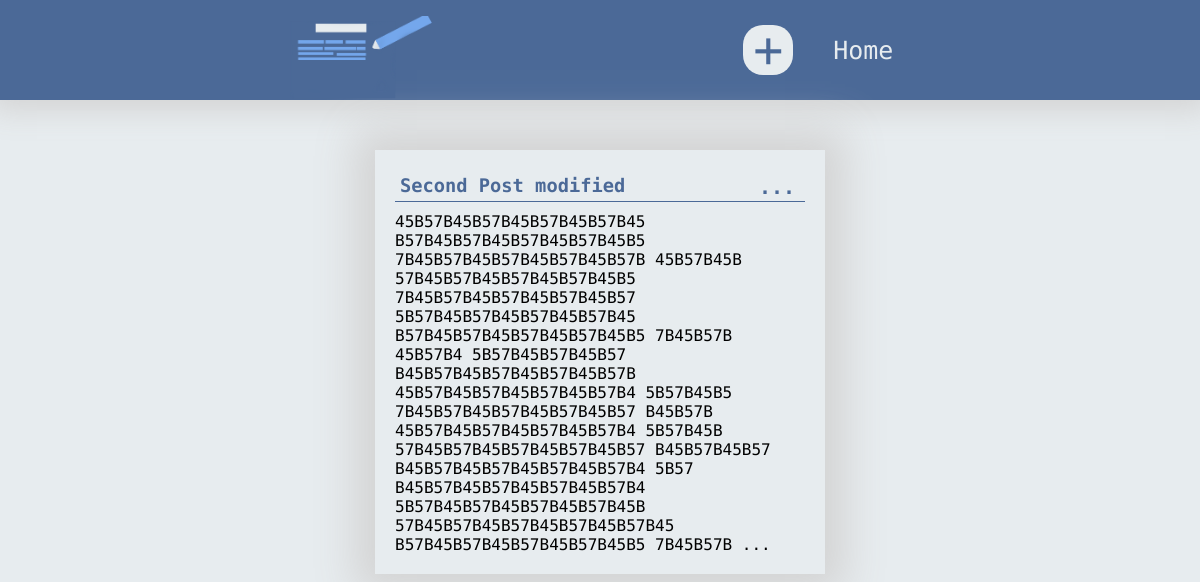
The app's page /note/11/ with its own data.
### notes_app/models.py (models this page shows, shortened)
class Note(models.Model):
	title = models.CharField(max_length = 30, default = 'untitled')
	content = models.TextField(null = False)

### notes_app/views.py (the view)
# urls.py: path('note/<int:id>', views.note, name = 'note-api')
def note(request, id):
	note = Note.objects.get(id = id)
	return render(request, 'note.html', {'note': note})

### notes_app/templates/note.html (shortened to what this page needs)
{% extends 'base.html' %}
{% block headers %}
	{% load static %}
	<link rel="stylesheet" href="{% static 'style/note.css' %}">
	<link rel="stylesheet" href="{% static 'style/delete.css' %}">
{% endblock headers %}
{% block body %}
<div class="note-container">
	<div class="note-card">
		<h3 class="note-heading">{{ note.title }}
			<button class="dots" data-id="1"><span>...</span>
			</button>
		</h3>
		<p class="note-note">
			{{ note.content }} ...
		</p>
	</div>
</div>
{% endblock body %}

### notes_app/static/style/base.css (style rules this page uses)
* { margin: 0; padding: 0; box-sizing: border-box; font-family: 'Fira Code', sans-serif }
:root { --primary: #4b6997; --secondary: #E7ECEF; --yes: #DB5461; --no: #45B57B; --shadow: lightgray; }
body { overflow-x: hidden; background: var(--secondary); }

### notes_app/static/style/note.css (style rules this page uses)
.note-container { width: 100vw; max-width: 450px; margin: 50px auto; }
.note-card { width: 100%; max-width: 500px; box-shadow: 0 0 40px 20px var(--shadow); padding: 20px; }
.note-card .note-heading { color: var(--primary); border-bottom: 1px solid var(--primary); position: relative; padding: 5px }
.note-card .note-note { padding-top: 10px; }
.note-card .note-heading button { border: none; background: transparent; color: var(--primary); font-weight: 600; outline: none; position: absolute; right: 10px; padding: 0px; }
.note-card .note-heading button span { font-size: 20px; transition: 0.3s; }

### records on screen
Note: title "Second Post modified", content "45B57B45B57B45B57B45B57B45 B57B45B57B45B57B45B57B45B5 7B45B57B45B57B45B57B45B57B 45B57B45B 57B45B57B45B57B45B57B45B5 7B45B57B45B57B45B57B45B57 5B57B45B57B45B57B45B57B45 B57B45B57B45B57B45B57B45B5 7B45B57B 45B57B4 5B57B45B57B45B57 B45B57B45B57B45B57B45B57B 45B57B45B57B45B57B45B57B4 5B57B45B5 7B45B57B45B57B45B57B45B57 B45B57B 45B57B45B57B45B57B45B57B4 5B57B45B 57B45B57B45B57B45B57B45B57 B45B57B45B57 B45B57B45B57B45B57B45B57B4 5B57 B45B57B45B57B45B57B45B57B4 5B57B45B57B45B57B45B57B45B 57B45B57B45B57B45B57B45B57B45 B57B45B57B45B57B45B57B45B5 7B45B57B"
